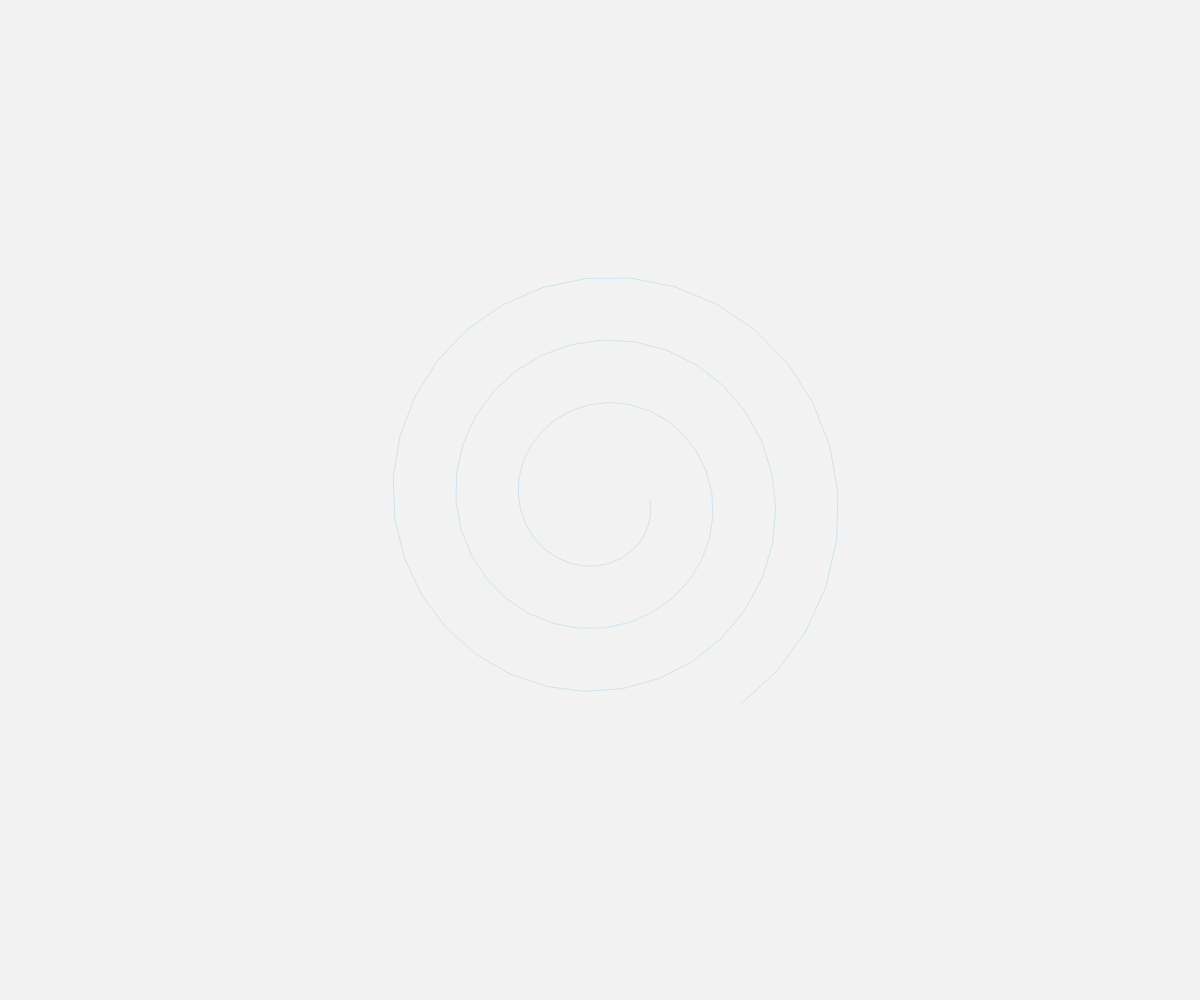
Frame 1 (no input)
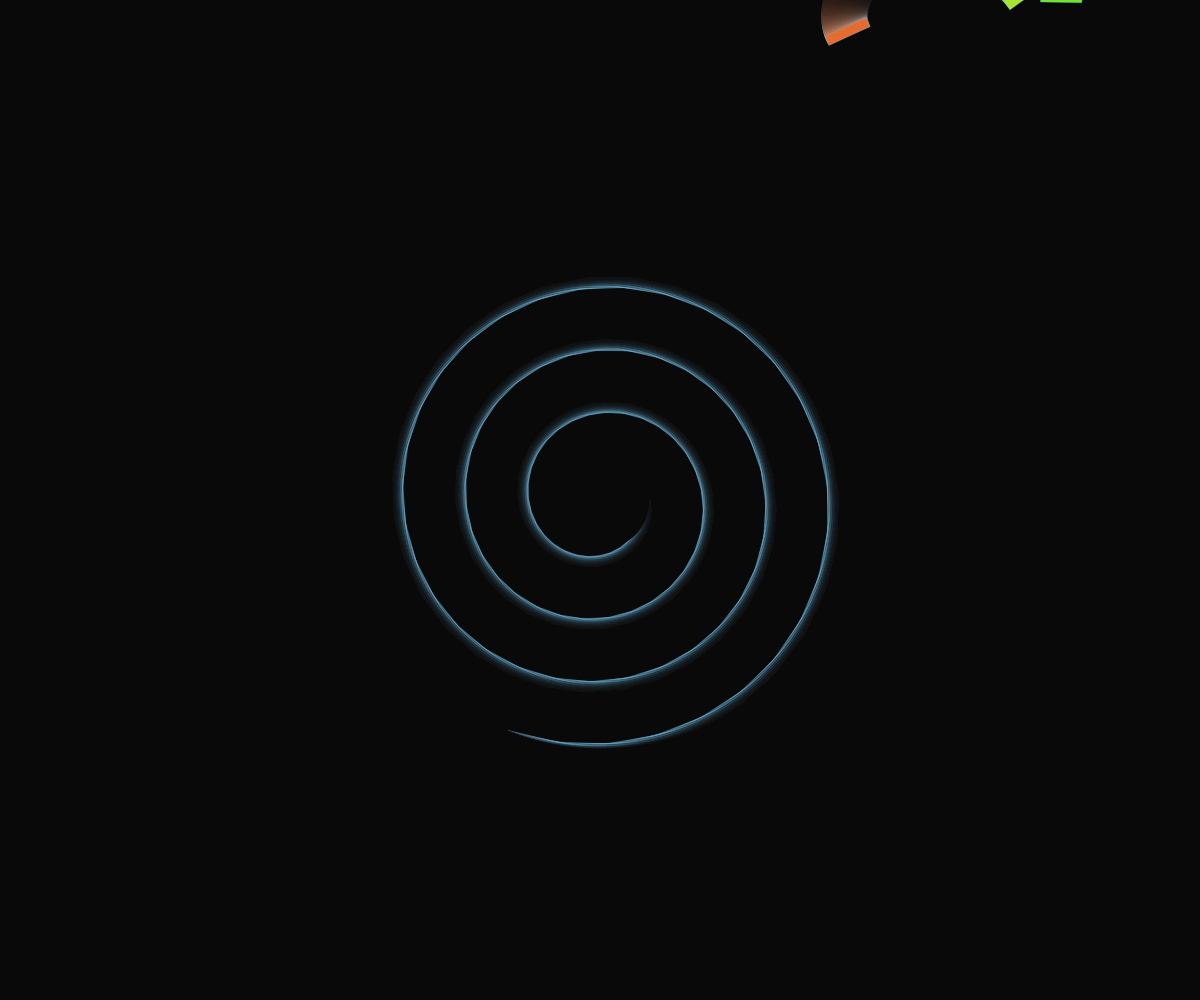
Frame 60 (no input)
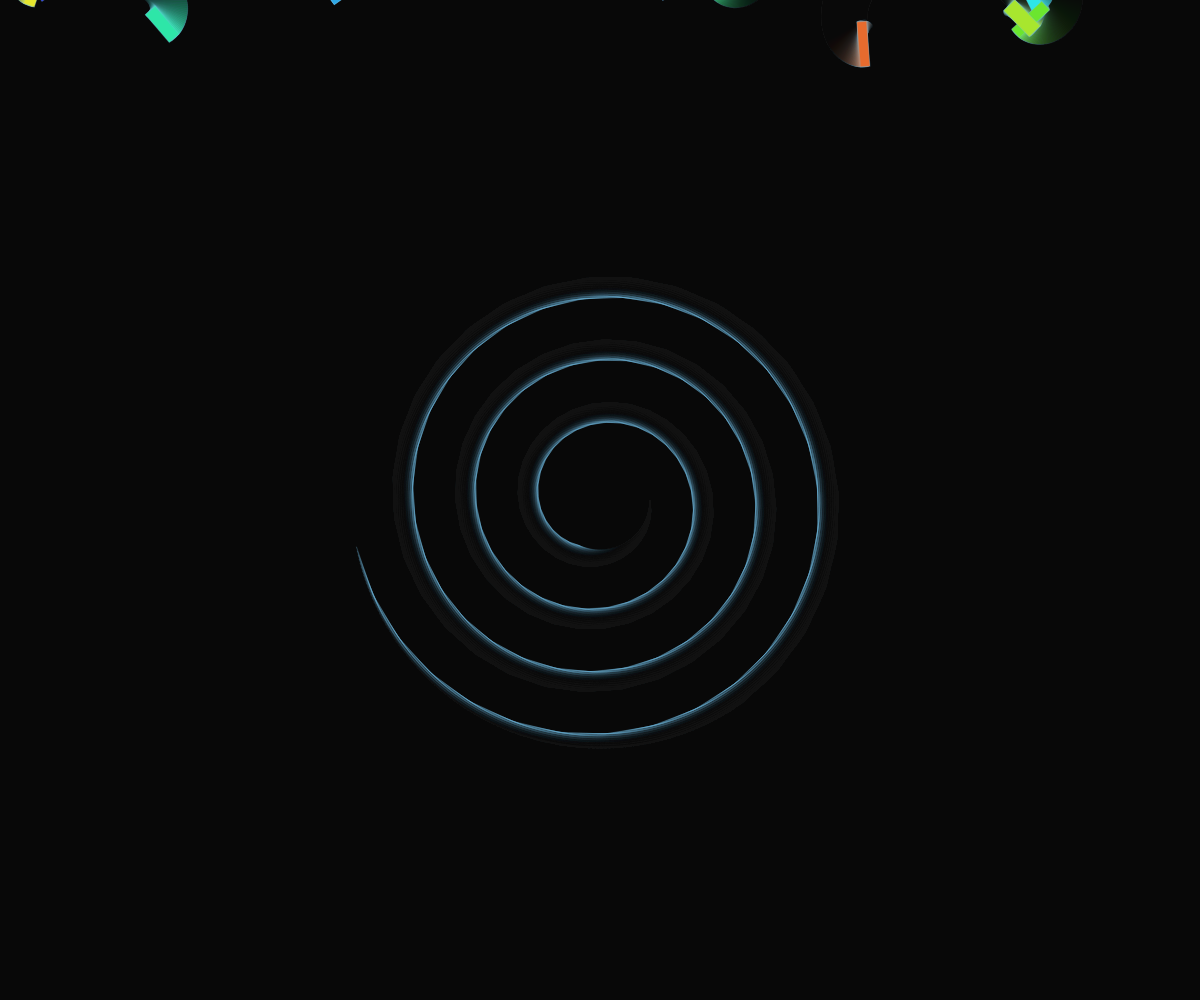
Frame 120 (the mouse pressed at the canvas centre since frame 60)

The p5.js sketch that drew these frames (run headless with seeded random() and noise() and a simulated clock; from frame 60 on, the mouse is pressed at the canvas centre):

// p5.js sketch
// ── sketch.js
let dominoes = [];
const gravity = 0.2;
const friction = 0.98;
const bounceFactor = 0.7;
const maxDominoes = 500;

function setup() {
  createCanvas(windowWidth, windowHeight);
  noStroke();
  colorMode(HSB, 360, 100, 100, 1);
}

function draw() {
  background(0, 0, 0, 0.05); // Semi-transparent background for trail effect

  // Add new dominoes occasionally
  if (frameCount % 10 === 0 && dominoes.length < maxDominoes) {
    addDomino();
  }

  // Update and display dominoes
  for (let i = dominoes.length - 1; i >= 0; i--) {
    const d = dominoes[i];
    d.update();
    d.display();

    // Remove dominoes that fall off screen
    if (d.y > height + 50 || d.x < -50 || d.x > width + 50) {
      dominoes.splice(i, 1);
    }
  }

  // Draw center vortex
  drawVortex();
}

function addDomino() {
  const x = random(width);
  const y = -20;
  const w = random(8, 16);
  const h = random(30, 50);
  const angle = random(TWO_PI);
  const speed = random(0.5, 2);
  const hue = (frameCount * 2) % 360;

  dominoes.push({
    x: x,
    y: y,
    w: w,
    h: h,
    angle: angle,
    rotation: random(-0.05, 0.05),
    speed: speed,
    hue: hue,
    update: function() {
      this.x += cos(this.angle) * this.speed;
      this.y += sin(this.angle) * this.speed;
      this.angle += this.rotation;
      this.speed *= friction;

      // Bounce off walls
      if (this.x < 0 || this.x > width) {
        this.angle = PI - this.angle;
        this.speed *= bounceFactor;
      }
    },
    display: function() {
      push();
      translate(this.x, this.y);
      rotate(this.angle);
      fill(this.hue, 80, 90);
      rect(-this.w/2, -this.h/2, this.w, this.h);
      pop();
    }
  });
}

function drawVortex() {
  const centerX = width / 2;
  const centerY = height / 2;
  const time = millis() * 0.001;

  // Draw spiral lines
  stroke(200, 50, 90, 0.3);
  noFill();
  beginShape();
  for (let i = 0; i < 100; i++) {
    const angle = i * 0.2 + time;
    const radius = 50 + i * 2;
    const x = centerX + cos(angle) * radius;
    const y = centerY + sin(angle) * radius;
    vertex(x, y);
  }
  endShape();
}

function windowResized() {
  resizeCanvas(windowWidth, windowHeight);
}
